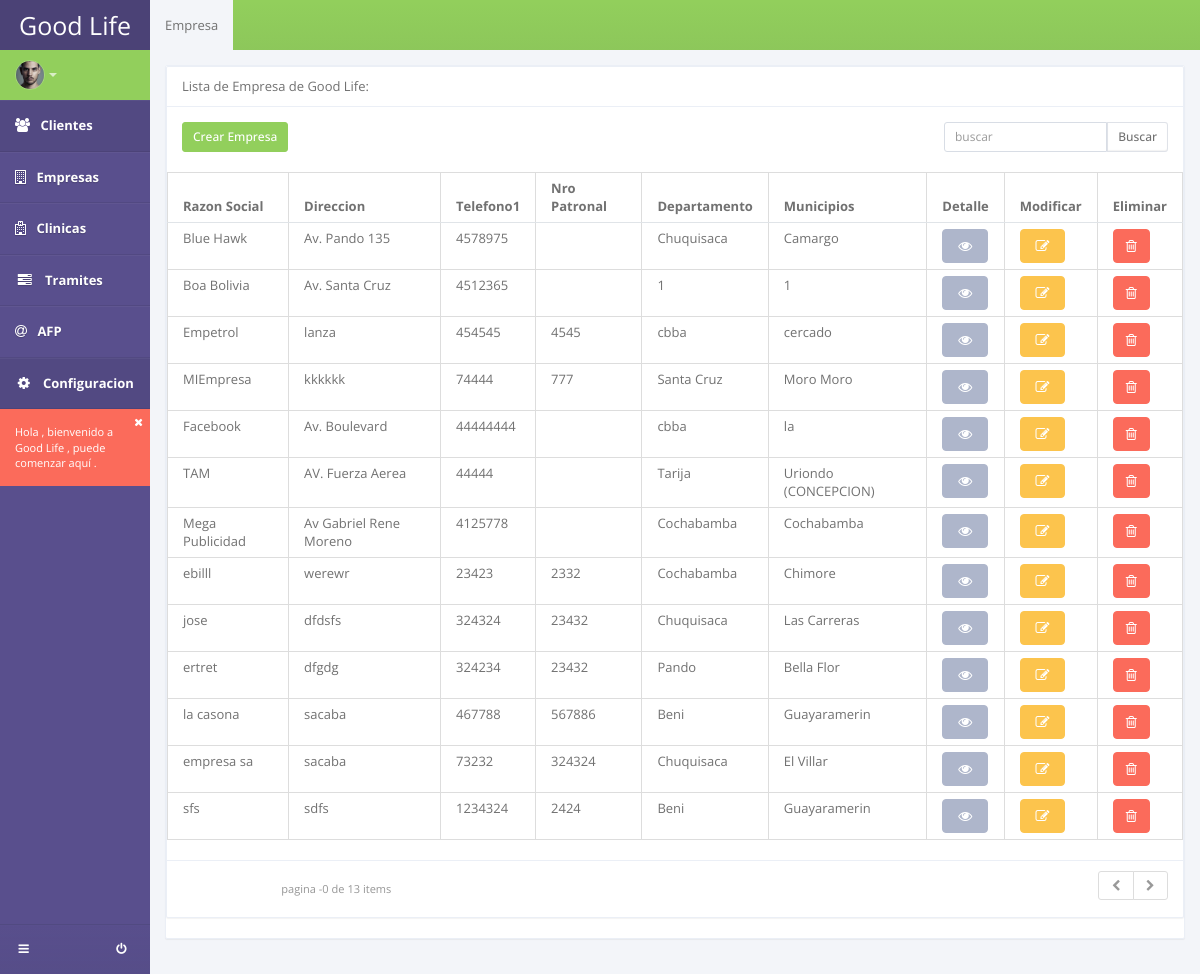
Before: /listar_empresa/ with the older database file.
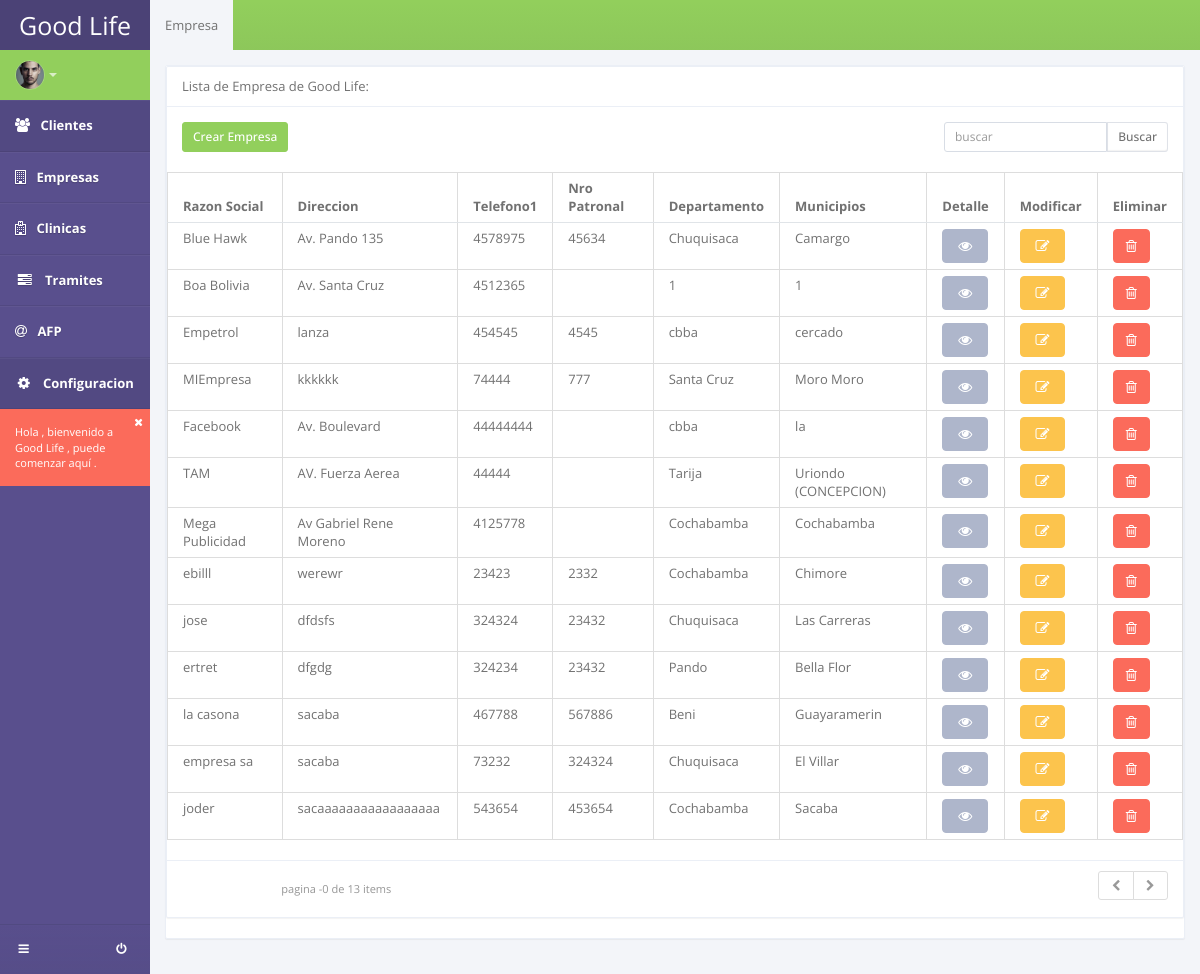
After: the same page with the newer database file.
### apps/empresas/models.py (models this page shows, shortened)
class Empresa(models.Model):
	razon_social = models.CharField(max_length=150)
	direccion = models.CharField(max_length=150)
	telefono1 = models.CharField(max_length=20, blank=True)
	telefono2 = models.CharField(max_length=20, blank=True)
	nro_patronal = models.CharField(max_length=50, blank=True)
	departamento = models.CharField(max_length=100)
	municipios = models.CharField(max_length=100)

### apps/empresas/views.py (the view)
# urls.py: url(r'^listar_empresa/$', EmpresaList.as_view(), name='listar_empresa'),
class EmpresaList(ListView):
	template_name = 'empresas/lista_empresa.html'
	model = Empresa

### templates/empresas/lista_empresa.html (shortened to what this page needs)
{% extends 'base_sistema.html' %}
{% block content %}
<section id="content">
	<section class="vbox">
		<header class="header bg-success bg-gradient">
	        <ul class="nav nav-tabs">
	            <li class="active"><a href="#static" data-toggle="tab">Empresa</a></li>
	        </ul>
	    </header>
	    <section class="scrollable wrapper">
			<div class="tab-content">
				<div class="panel panel-default">
					<section class="panel">
					    <header class="panel-heading"> Lista de Empresa de Good Life: </header>
					    <div class="row text-sm wrapper">
					        <div class="col-sm-5 m-b-xs">
					            <a class="btn btn-sm btn-success" href="/registrar_empresa/">Crear Empresa</a>
					        </div>
					        <div class="col-sm-4 m-b-xs">
					        </div>
					        <div class="col-sm-3">
					        	<form method="get">
					            <div class="input-group">
					                <input type="text" class="input-sm form-control" placeholder="buscar" name="q"> <span class="input-group-btn"> <button class="btn btn-sm btn-white" type="submit">Buscar</button> </span> </div>
					            </form>
					        </div>
					    </div>
					    <div class="table-responsive">
					        <table summary="This table shows how to create responsive tables using Bootstrap's default functionality" class="table table-bordered table-hover">
						          <thead>
						            <tr>
						            	<th>Razon Social</th>
						            	<th>Direccion</th>
										<th>Telefono1</th>
										<th>Nro Patronal</th>
										<th>Departamento</th>
										<th>Municipios</th>
										<th>Detalle</th>
										<th>Modificar</th>
										<th>Eliminar</th>
						            </tr>
							        </thead>
										<tbody>
									{% for object in object_list %}
										<tr>
											<td>{{object.razon_social}}</td>
											<td>{{object.direccion}}</td>
											<td>{{object.telefono1}}</td>
											<td>{{object.nro_patronal}}</td>
											<td>{{object.departamento}}</td>
											<td>{{object.municipios}}</td>
											<td>
												<a class="btn btn-default" href="/detail_empresa/{{object.id}}"><i class="icon-eye-open text"></i></a>
											</td>
											<td>
												<a class="btn btn-warning" href="/update_empresa/{{object.id}}"><i class="icon-edit text"></i></a>
											</td>
											<td>
												<a class="btn btn-danger" href="#" data-toggle="modal" data-target="#modalDel{{object.id}}"><i class="fa fa-trash-o text"></i></a>
											</td>
										</tr>
									{% endfor %}
									</tbody>
						        </table>
					    </div>
						{% include "_pagination.html" %}
					</section>
			</div>
		</section>
	</section>
</section>
{% endblock content %}

Changed rows visible on the page:
removed Empresa: razon_social "sfs", direccion "sdfs", telefono1 "1234324", nro_patronal "2424", departamento "Beni", municipios "Guayaramerin"
changed Empresa "Blue Hawk": nro_patronal (not shown) → "45634"
added Empresa: razon_social "joder", direccion "sacaaaaaaaaaaaaaaaaa", telefono1 "543654", nro_patronal "453654", departamento "Cochabamba", municipios "Sacaba"
